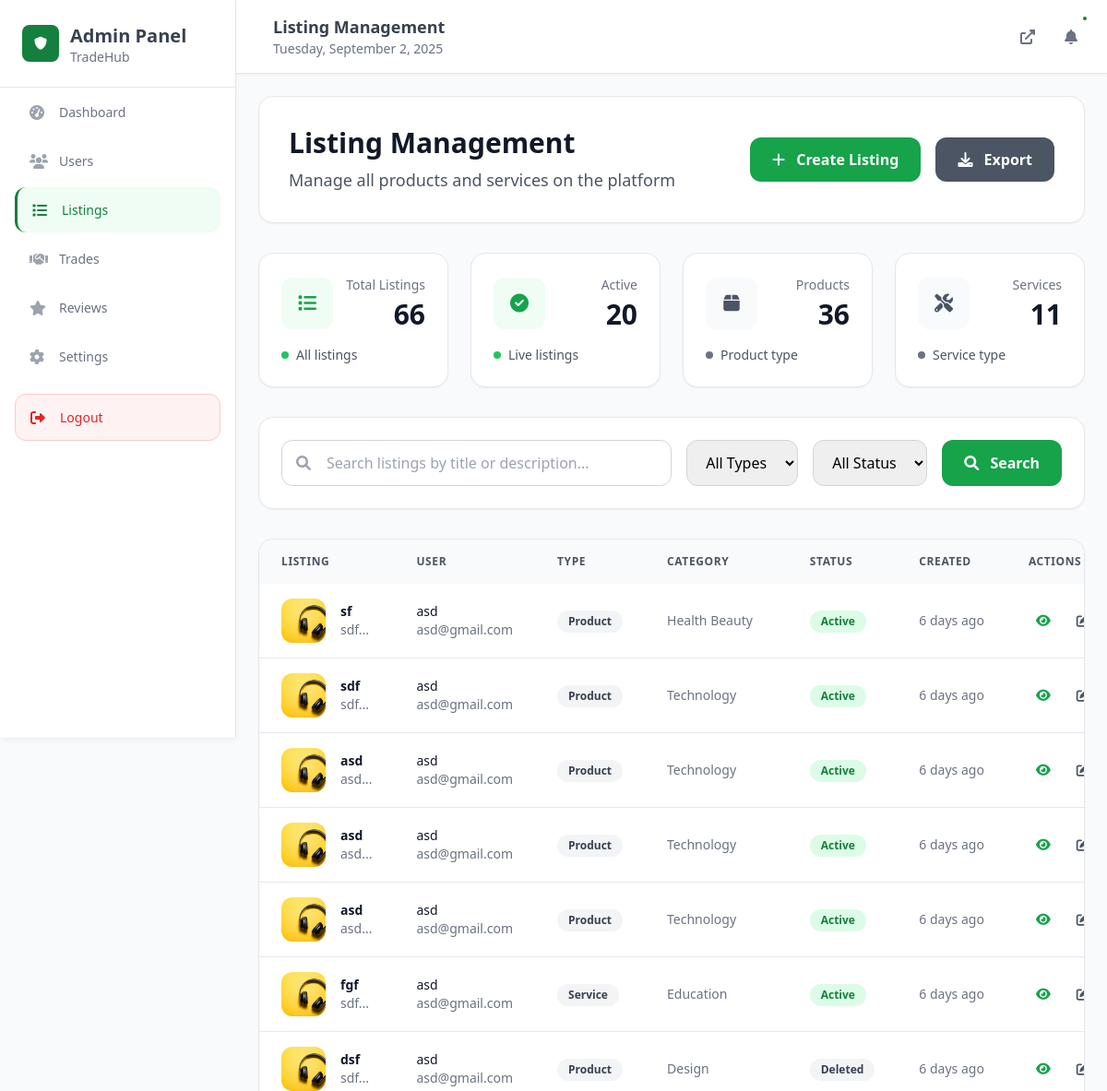
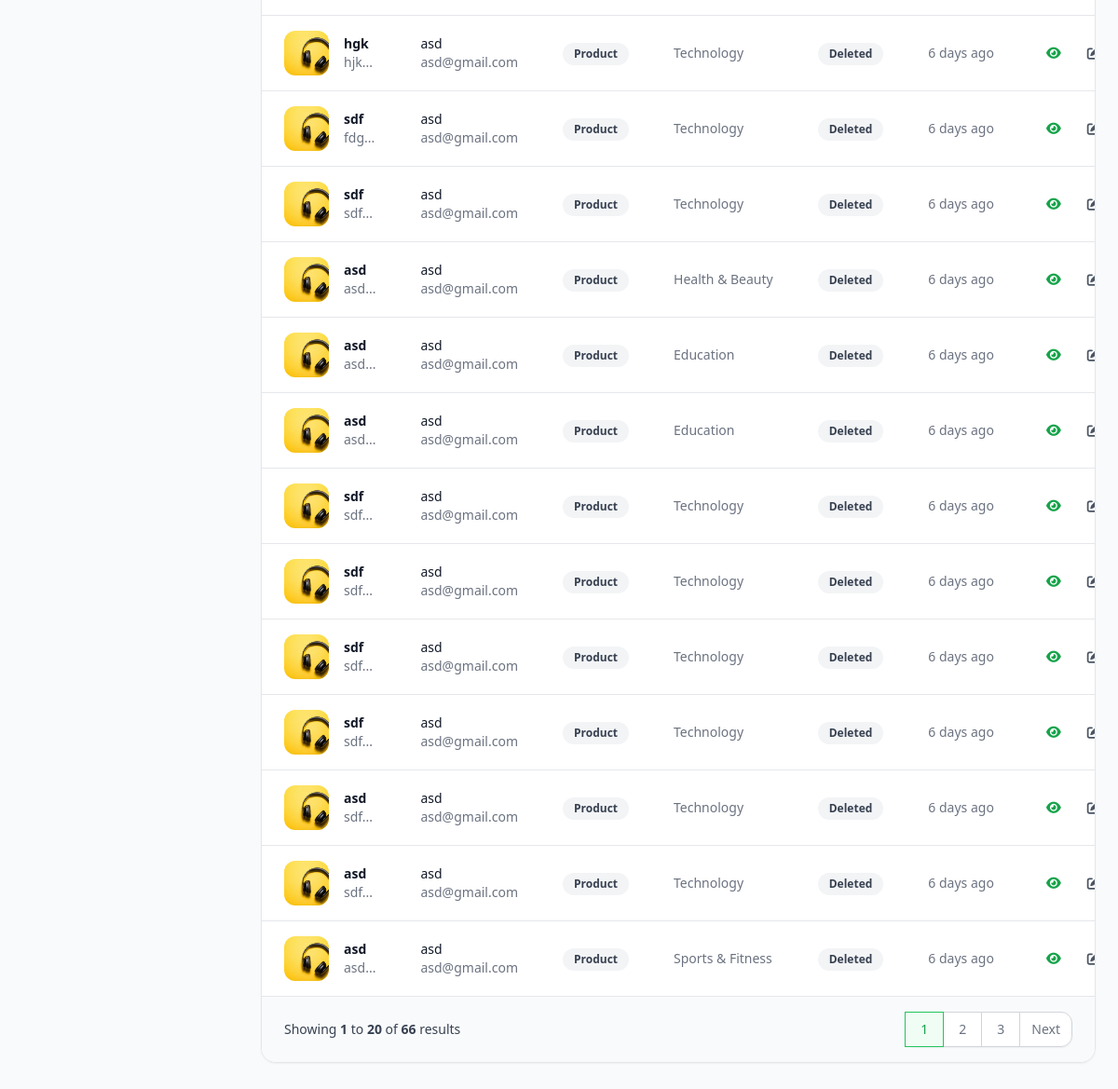
The page /Admin/listings.php on the database its author committed (2 pictures, top to bottom).
### tables this page shows
CREATE TABLE `site_settings` (
  `id` int(11) NOT NULL,
  `setting_key` varchar(100) NOT NULL,
  `setting_value` text DEFAULT NULL,
  `created_at` timestamp NOT NULL DEFAULT current_timestamp(),
  `updated_at` timestamp NOT NULL DEFAULT current_timestamp() ON UPDATE current_timestamp()
);

CREATE TABLE `listings` (
  `id` int(11) NOT NULL,
  `user_id` int(11) NOT NULL,
  `title` varchar(255) NOT NULL,
  `description` text NOT NULL,
  `type` enum('product','service') NOT NULL,
  `category` varchar(100) NOT NULL,
  `image_url` varchar(500) DEFAULT NULL,
  `looking_for` longtext DEFAULT NULL CHECK (json_valid(`looking_for`)),
  `status` enum('active','inactive','deleted') DEFAULT 'active',
  `views` int(11) DEFAULT 0,
  `created_at` timestamp NOT NULL DEFAULT current_timestamp(),
  `updated_at` timestamp NOT NULL DEFAULT current_timestamp() ON UPDATE current_timestamp()
);

CREATE TABLE `users` (
  `id` int(11) NOT NULL,
  `full_name` varchar(255) NOT NULL,
  `email` varchar(255) NOT NULL,
  `password` varchar(255) NOT NULL,
  `phone` varchar(20) DEFAULT NULL,
  `location` varchar(255) DEFAULT NULL,
  `bio` text DEFAULT NULL,
  `avatar_url` varchar(500) DEFAULT NULL,
  `status` enum('active','inactive','suspended') DEFAULT 'active',
  `email_verified` tinyint(1) DEFAULT 0,
  `created_at` timestamp NOT NULL DEFAULT current_timestamp(),
  `updated_at` timestamp NOT NULL DEFAULT current_timestamp() ON UPDATE current_timestamp(),
  `role` varchar(20) NOT NULL DEFAULT 'user',
  `last_seen` timestamp NULL DEFAULT NULL
);

### Admin/listings.php (the view, shortened to what the rows shown need)
<?php
require_once '../config/config.php';
$conn = getDBConnection();
$page = isset($_GET['page']) ? (int)$_GET['page'] : 1;
$per_page = 20;
$offset = ($page - 1) * $per_page;
$where_conditions = [];
$params = [];
$param_types = '';
$where_clause = !empty($where_conditions) ? 'WHERE ' . implode(' AND ', $where_conditions) : '';
$query = "SELECT l.*, u.full_name as user_name, u.email as user_email
          FROM listings l
          JOIN users u ON l.user_id = u.id
          $where_clause
          ORDER BY l.created_at DESC
          LIMIT ? OFFSET ?";
$stmt = $conn->prepare($query);
$params_with_limit = $params;
$param_types_with_limit = $param_types . 'ii';
$params_with_limit[] = &$per_page;
$params_with_limit[] = &$offset;
if (!empty($params_with_limit)) {
    $stmt->bind_param($param_types_with_limit, ...$params_with_limit);
}
$stmt->execute();
$result = $stmt->get_result();
$listings = $result->fetch_all(MYSQLI_ASSOC);
include 'includes/header.php';
?>
<div class="p-6 min-h-screen">
    <div class="mb-8">
        <div class="bg-white rounded-2xl border border-gray-200 p-8 shadow-sm">
            <div class="flex items-center justify-between">
                <div>
                    <h1 class="text-3xl font-bold text-gray-900 mb-2">Listing Management</h1>
                </div>
            </div>
        </div>
    </div>
    <div class="bg-white rounded-2xl border border-gray-200 shadow-sm overflow-hidden">
        <div class="overflow-x-auto">
            <table class="w-full">
                <thead class="bg-gray-50">
                    <tr>
                        <th class="px-6 py-4 text-left text-xs font-semibold text-gray-600 uppercase tracking-wider">Listing</th>
                        <th class="px-6 py-4 text-left text-xs font-semibold text-gray-600 uppercase tracking-wider">User</th>
                        <th class="px-6 py-4 text-left text-xs font-semibold text-gray-600 uppercase tracking-wider">Type</th>
                        <th class="px-6 py-4 text-left text-xs font-semibold text-gray-600 uppercase tracking-wider">Category</th>
                        <th class="px-6 py-4 text-left text-xs font-semibold text-gray-600 uppercase tracking-wider">Status</th>
                        <th class="px-6 py-4 text-left text-xs font-semibold text-gray-600 uppercase tracking-wider">Created</th>
                        <th class="px-6 py-4 text-left text-xs font-semibold text-gray-600 uppercase tracking-wider">Actions</th>
                    </tr>
                </thead>
                <tbody class="bg-white divide-y divide-gray-200">
                    <?php foreach ($listings as $listing): ?>
                        <tr class="hover:bg-gray-50 transition-colors duration-200">
                            <td class="px-6 py-4 whitespace-nowrap">
                                <div class="flex items-center">
                                    <div class="flex-shrink-0 h-12 w-12">
                                        <?php
                                        $first_image = '';
                                        if ($listing['image_url']) {
                                            $images = explode(',', $listing['image_url']);
                                            $first_image = trim($images[0]);
                                        }
                                        ?>
                                        <?php if ($first_image): ?>
                                            <img class="h-12 w-12 rounded-xl object-cover" src="../<?php echo htmlspecialchars($first_image); ?>" alt="">
                                        <?php else: ?>
                                            <div class="h-12 w-12 rounded-xl bg-gray-100 flex items-center justify-center">
                                                <i class="fas fa-<?php echo $listing['type'] === 'product' ? 'box' : 'tools'; ?> text-green-600"></i>
                                            </div>
                                        <?php endif; ?>
                                    </div>
                                    <div class="ml-4">
                                        <div class="text-sm font-semibold text-gray-900"><?php echo htmlspecialchars($listing['title']); ?></div>
                                        <div class="text-sm text-gray-500 truncate max-w-xs"><?php echo htmlspecialchars(substr($listing['description'], 0, 50)) . '...'; ?></div>
                                    </div>
                                </div>
                            </td>
                            <td class="px-6 py-4 whitespace-nowrap">
                                <div class="text-sm font-medium text-gray-900"><?php echo htmlspecialchars($listing['user_name']); ?></div>
                                <div class="text-sm text-gray-500"><?php echo htmlspecialchars($listing['user_email']); ?></div>
                            </td>
                            <td class="px-6 py-4 whitespace-nowrap">
                                <span class="inline-flex px-3 py-1 text-xs font-semibold rounded-full <?php echo $listing['type'] === 'product' ? 'bg-gray-100 text-gray-700' : 'bg-gray-100 text-gray-700'; ?>">
                                    <?php echo ucfirst($listing['type']); ?>
                                </span>
                            </td>
                            <td class="px-6 py-4 whitespace-nowrap text-sm text-gray-500">
                                <?php echo ucwords(str_replace('-', ' ', $listing['category'])); ?>
                            </td>
                            <td class="px-6 py-4 whitespace-nowrap">
                                <span class="inline-flex px-3 py-1 text-xs font-semibold rounded-full <?php
                                    switch($listing['status']) {
                                        case 'active': echo 'bg-green-100 text-green-700'; break;
                                        case 'deleted': echo 'bg-gray-100 text-gray-700'; break;
                                    }
                                ?>">
                                    <?php echo ucfirst($listing['status']); ?>
                                </span>
                            </td>
                            <td class="px-6 py-4 whitespace-nowrap text-sm text-gray-500">
                                <?php echo formatTimeAgo($listing['created_at']); ?>
                            </td>
                            <td class="px-6 py-4 whitespace-nowrap text-sm font-medium">
                                <div class="flex space-x-3">
                                    <a href="listing-details.php?id=<?php echo $listing['id']; ?>" class="text-green-600 hover:text-green-700 p-2 rounded-lg hover:bg-green-50 transition-all duration-200" title="View">
                                        <i class="fas fa-eye"></i>
                                    </a>
                                    <button onclick="openEditModal(<?php echo htmlspecialchars(json_encode($listing)); ?>)" class="text-gray-600 hover:text-gray-700 p-2 rounded-lg hover:bg-gray-50 transition-all duration-200" title="Edit">
                                        <i class="fas fa-edit"></i>
                                    </button>
                                </div>
                            </td>
                        </tr>
                    <?php endforeach; ?>
                </tbody>
            </table>
        </div>
    </div>
</div>
<?php include 'includes/footer.php'; ?>

### includes/Name.php
<?php
require_once '../config/config.php';
$conn = getDBConnection();
$query = "SELECT setting_value FROM site_settings WHERE setting_key = 'site_name' LIMIT 1";
$result = $conn->query($query);
if ($result && $row = $result->fetch_assoc()) {
    echo htmlspecialchars($row['setting_value']);
}
?>

### rows shown on the page
site_settings: setting_value "TradeHub"
listings: title "sf", description "sdf", user.full_name "asd", user.email "asd@gmail.com", type "Product", category "Health Beauty", status "Active", created_at "6 days ago"
listings: title "sdf", description "sdf", user.full_name "asd", user.email "asd@gmail.com", type "Product", category "Technology", status "Active", created_at "6 days ago"
listings: title "asd", description "asd", user.full_name "asd", user.email "asd@gmail.com", type "Product", category "Technology", status "Active", created_at "6 days ago"
listings: title "asd", description "asd", user.full_name "asd", user.email "asd@gmail.com", type "Product", category "Technology", status "Active", created_at "6 days ago"
listings: title "asd", description "asd", user.full_name "asd", user.email "asd@gmail.com", type "Product", category "Technology", status "Active", created_at "6 days ago"
listings: title "fgf", description "sdf", user.full_name "asd", user.email "asd@gmail.com", type "Service", category "Education", status "Active", created_at "6 days ago"
listings: title "dsf", description "sdf", user.full_name "asd", user.email "asd@gmail.com", type "Product", category "Design", status "Deleted", created_at "6 days ago"
listings: title "hgk", description "hjk", user.full_name "asd", user.email "asd@gmail.com", type "Product", category "Technology", status "Deleted", created_at "6 days ago"
listings: title "sdf", description "fdg", user.full_name "asd", user.email "asd@gmail.com", type "Product", category "Technology", status "Deleted", created_at "6 days ago"
listings: title "sdf", description "sdf", user.full_name "asd", user.email "asd@gmail.com", type "Product", category "Technology", status "Deleted", created_at "6 days ago"
listings: title "asd", description "asd", user.full_name "asd", user.email "asd@gmail.com", type "Product", category "Health & Beauty", status "Deleted", created_at "6 days ago"
listings: title "asd", description "asd", user.full_name "asd", user.email "asd@gmail.com", type "Product", category "Education", status "Deleted", created_at "6 days ago"
listings: title "asd", description "asd", user.full_name "asd", user.email "asd@gmail.com", type "Product", category "Education", status "Deleted", created_at "6 days ago"
listings: title "sdf", description "sdf", user.full_name "asd", user.email "asd@gmail.com", type "Product", category "Technology", status "Deleted", created_at "6 days ago"
listings: title "sdf", description "sdf", user.full_name "asd", user.email "asd@gmail.com", type "Product", category "Technology", status "Deleted", created_at "6 days ago"
listings: title "sdf", description "sdf", user.full_name "asd", user.email "asd@gmail.com", type "Product", category "Technology", status "Deleted", created_at "6 days ago"
listings: title "sdf", description "sdf", user.full_name "asd", user.email "asd@gmail.com", type "Product", category "Technology", status "Deleted", created_at "6 days ago"
listings: title "asd", description "sdf", user.full_name "asd", user.email "asd@gmail.com", type "Product", category "Technology", status "Deleted", created_at "6 days ago"
listings: title "asd", description "sdf", user.full_name "asd", user.email "asd@gmail.com", type "Product", category "Technology", status "Deleted", created_at "6 days ago"
listings: title "asd", description "asd", user.full_name "asd", user.email "asd@gmail.com", type "Product", category "Sports & Fitness", status "Deleted", created_at "6 days ago"

### other values the page prints
$page_title "Listing Management"
$total_listings "66"
$active_listings "20"
$product_listings "36"
$service_listings "11"
$offset + 1 "1"
min($offset + $per_page, $total_listings) "20"
